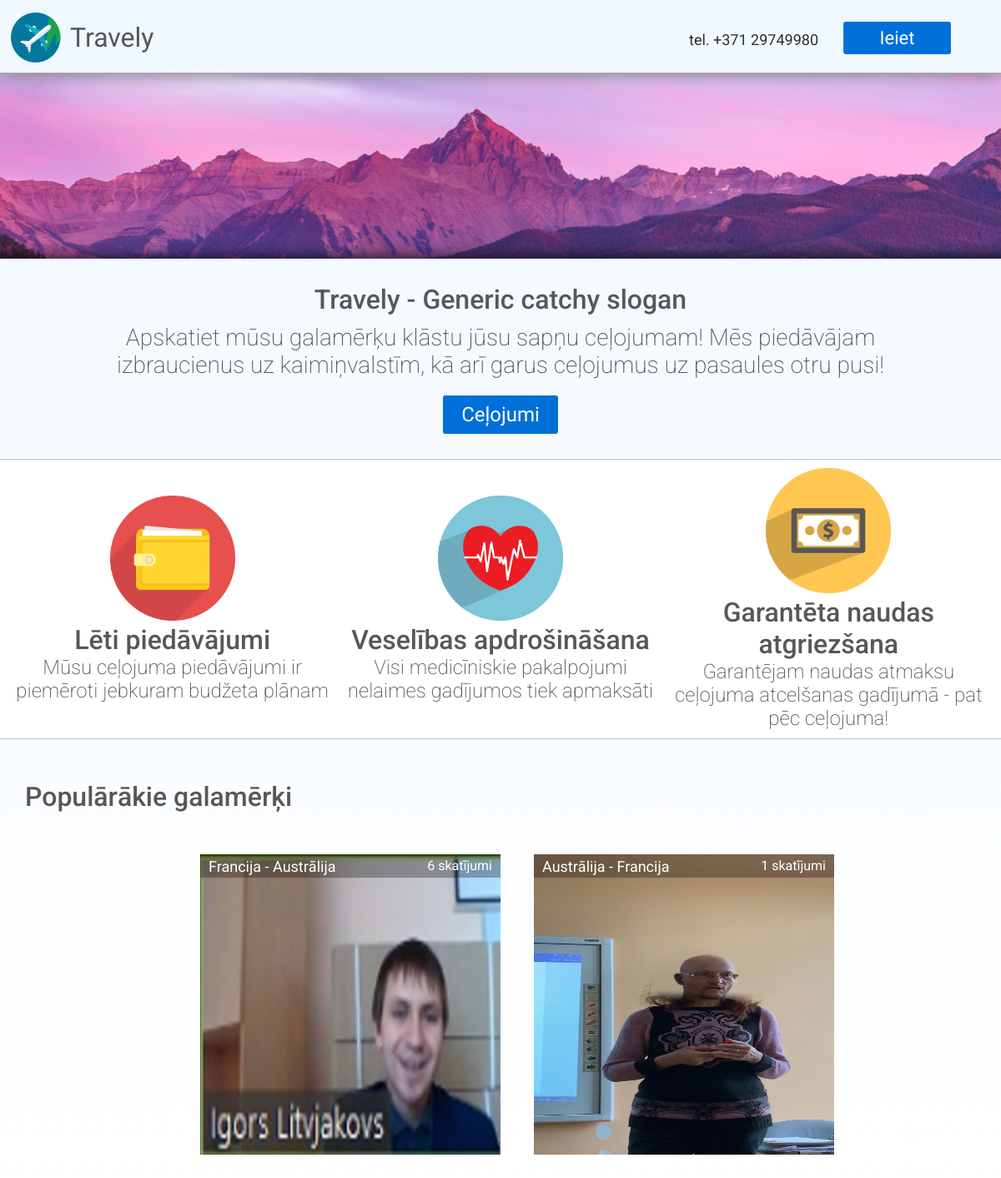
Before: / with the older database file.
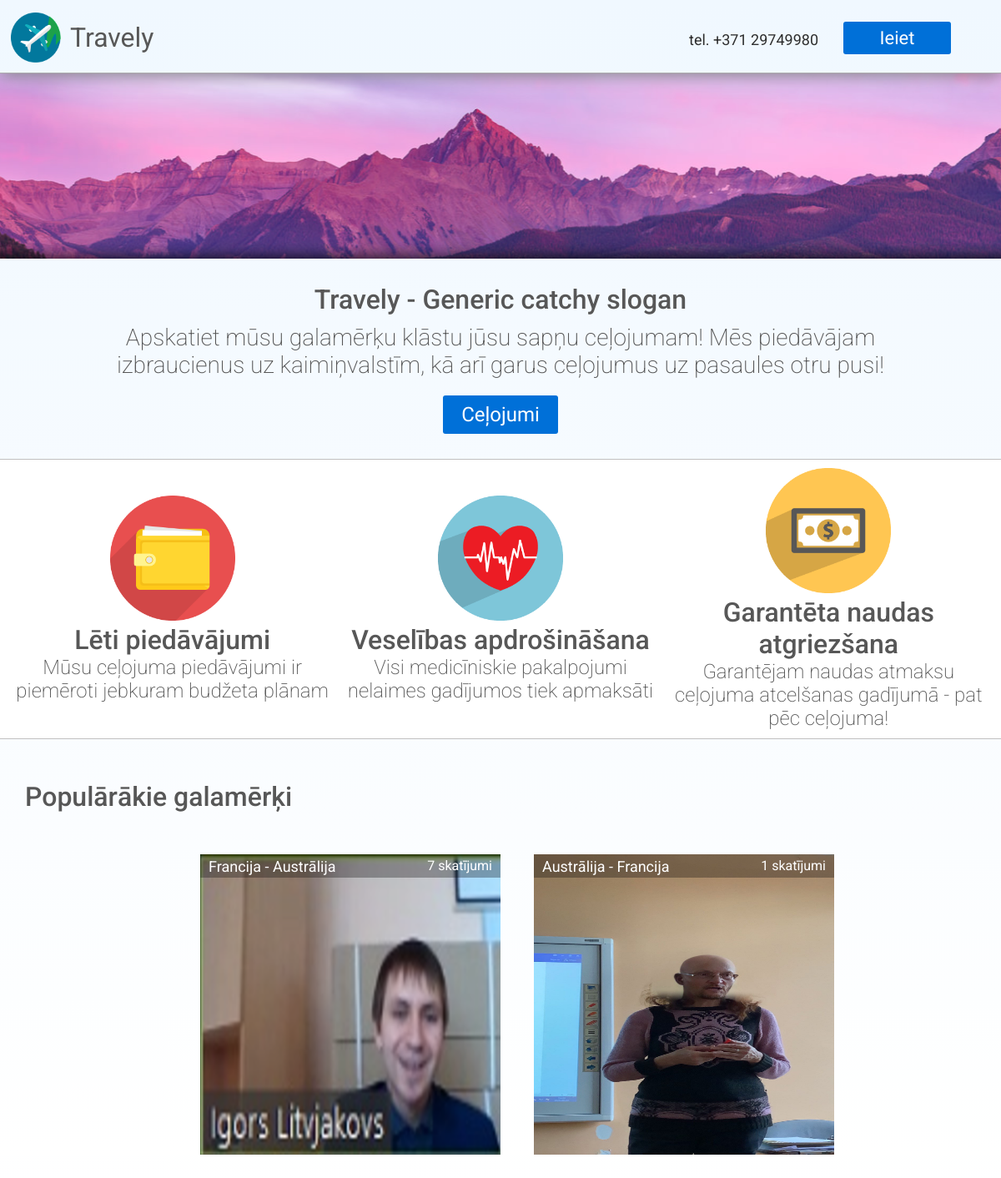
After: the same page with the newer database file.
### models.py (models this page shows, shortened)
class Trip(db.Model):
    id = db.Column(db.Integer, primary_key=True)
    agency_id = db.Column(db.Integer, db.ForeignKey("agency.id"))
    country_from = db.Column(db.Integer)
    country_to = db.Column(db.Integer)
    date_from = db.Column(db.Date)
    date_to = db.Column(db.Date)
    description = db.Column(db.String(280))
    cost = db.Column(db.Float)
    ticket_amount = db.Column(db.Integer)
    views = db.Column(db.Integer)
    img_file = db.Column(db.String(20), nullable=False, default='default.jpg')

class Country(db.Model):
    id = db.Column(db.Integer, primary_key=True)
    country = db.Column(db.String(48), nullable=False)
    abbreviation = db.Column(db.String(2), nullable=False)

### main.py (the view)
@app.route('/')
def index():
    qry = Trip.query.order_by(desc(Trip.views)).limit(4)
    return render_template("index.html", top_trips=qry, countries = Country.query.all())

### templates/index.html (shortened to what this page needs)
<!DOCTYPE html>
<html lang="en">
<head>
    <link rel="stylesheet" href="../static/css/stylesheet.css">
</head>
<body>
    <div id="body-wrap">
        <header id="header-main">
            <a href="/" style="margin-left: 1%;"><img id="logo" src="../static/images/png.png" width="60" height="60" /></a>
            <a href="/" id="title">Travely</a>
            <a href="tel:+37129749980" id="number">tel. +371 29749980</h1>
            {% if session['user'] %}
                <a href="/profile" class="button" id="button-login" style="margin-right:8px;">Profils</a>
                <a href="/logout" class="button" id="button-login" style="margin-right: 2%;">Izrakstīties</a>
            {% else %}
                <a href="/login" class="button" id="button-login">Ieiet</a>
            {% endif %}
        </header>
        {% block content %}
            <div id="page-middle">
                <div id="search-bar-back">
                </div>
                <div id="about-us">
                    <h1 class="subtitle">Travely - Generic catchy slogan</h1>
                    <p class="about-us-desc">Apskatiet mūsu galamērķu klāstu jūsu sapņu ceļojumam! Mēs piedāvājam izbraucienus uz kaimiņvalstīm, kā arī garus ceļojumus uz pasaules otru pusi!</p>
                    <a href="/catalogue" class="button" id="button-trips">Ceļojumi</a>
                </div>
                <div id="guarantee">
                    <div id="guarantee-list-flexbox">
                        <div>
                            <img src="static/images/logo/wallet.png">
                            <h1>Lēti piedāvājumi</h1>
                            <p>Mūsu ceļojuma piedāvājumi ir piemēroti jebkuram budžeta plānam</p>
                        </div>
                        <div>
                            <img src="static/images/logo/heart.png">
                            <h1>Veselības apdrošināšana</h1>
                            <p>Visi medicīniskie pakalpojumi nelaimes gadījumos tiek apmaksāti</p>
                        </div>
                        <div>
                            <img src="static/images/logo/cash.png">
                            <h1>Garantēta naudas atgriezšana</h1>
                            <p>Garantējam naudas atmaksu ceļojuma atcelšanas gadījumā - pat pēc ceļojuma!</p>
                        </div>
                    </div>
                </div>
                <div id="travel-list">
                    <h1 class="sub-title">Populārākie galamērķi</h1>
                    <div id="travel-list-flexbox">
                        {% for trip in top_trips %}
                            <a class="trip" href="/reservation/{{ trip.id }}">
                                <div class="trip">
                                    <div class="trip-header">
                                        <span id="trip-header-title">{{ countries[trip.country_from - 1].country }} - {{ countries[trip.country_to - 1].country }}</span>
                                        <span id="trip-header-views">{{ trip.views }} skatījumi</span>
                                    </div>
                                    <img src="{{ url_for('static', filename='/images/destinations/' + trip.img_file) }}" class="trip-img">
                                </div>
                            </a>
                        {% endfor %}
                    </div>
                </div>
            </div>
        {% endblock %}
    </div>
</body>
</html>

### static/css/stylesheet.css (style rules this page uses)
* { margin:0; padding:0; }
body { font-family: 'Roboto', sans-serif; color:#575757; background-image: linear-gradient(aliceblue, white); background-repeat: no-repeat; }
h1 { font-weight: 500; }
p { font-weight: 200; }
a { text-decoration: none; }
a.button { display: inline-block; color: white !important; text-align: center; font-size: 22px !important; font-family: Thasadith; text-decoration: none; line-height: 42px; font-weight: normal !important; background-color: #0070D8; border-radius: 3px; padding-right: 22px; padding-left: 22px; padding-top: 2px; padding-bottom: 2px; }
#body-wrap { margin-left: auto; margin-right: auto; background-image: linear-gradient(aliceblue, white); background-repeat: no-repeat; max-width: 1919px; }
#logo { margin-top: 15px; margin-left: 1%; src: url(../images/background.png); }
#title { text-decoration: none; color: #575757; margin-left: 1%; vertical-align: text-bottom; font-weight: normal; font-size: 32px; line-height: 90px; }
#number { line-height: 96px; text-align:right; margin-left:auto; margin-right: 30px; font-size: 18px; color: #2e2e2e; }
#button-login { height:35px; width:85px; line-height: 35px; margin-top: 26px; margin-right:5%; border-radius: 3px; }
header { position: relative; display:flex; width: 100%; height: 75px; border-bottom: 1px solid #ADADAD; justify-content: center; box-shadow: 1px 1px 20px rgb(124, 124, 124); padding-bottom: 1%; }
#search-bar-back { display: flex; align-items: center; background-image: url(../images/search_bar_back_main.png); background-repeat: no-repeat; height: 222px; background-position: 50%; box-shadow: inset 0px -30px 20px -30px #000000; }
#about-us { text-align: center; margin-top: 30px; }
.subtitle { margin: 10px; }
.about-us-desc { font-size: 28px; margin-left: 10%; margin-right:10%; }
#button-trips { margin-top: 20px; font-size: 24px !important; }
#guarantee-list-flexbox { display: flex; justify-content: center; text-align:center; margin:50px; margin-top: 30px; margin-left: auto; margin-right: auto; background-color: #fffffff5; border-top: solid; border-bottom: solid; border-width: 1px; border-color: #c0c0c0; padding: 10px; }
#guarantee-list-flexbox div { width:450px; margin:auto; }
#guarantee-list-flexbox div p { font-size: 24px; }
#guarantee-list-flexbox div img { width:150px; height:150px; }
#travel-list-flexbox { display: flex; justify-content: center; margin:50px; width:auto; max-width: 1919px; }
.trip { margin:auto; width: 360px; height: 360px; margin-left: 20px; margin-right: 20px; -webkit-transition: all .2s; -moz-transition: all .2s; transition: all .2s; position: relative; z-index: 1; }
.trip-img { width: 100%; height: 100%; }
.trip-header { height: 28px; margin-bottom: -28px; z-index: 2; position: relative; display: flex; background-color: rgba(0, 0, 0, 0.3); padding-left: 10px; font-size: 20px; color: white; align-items: center; }
#trip-header-title { font-size: 18px; }
#trip-header-views { font-size: 16px !important; margin-left: auto; padding-right:10px; font-size: 16px; line-height: 16px; }
.sub-title { margin: 30px; }

Changed rows visible on the page:
changed Trip (number 1 of 2 on the later page): views "6" → "7"
